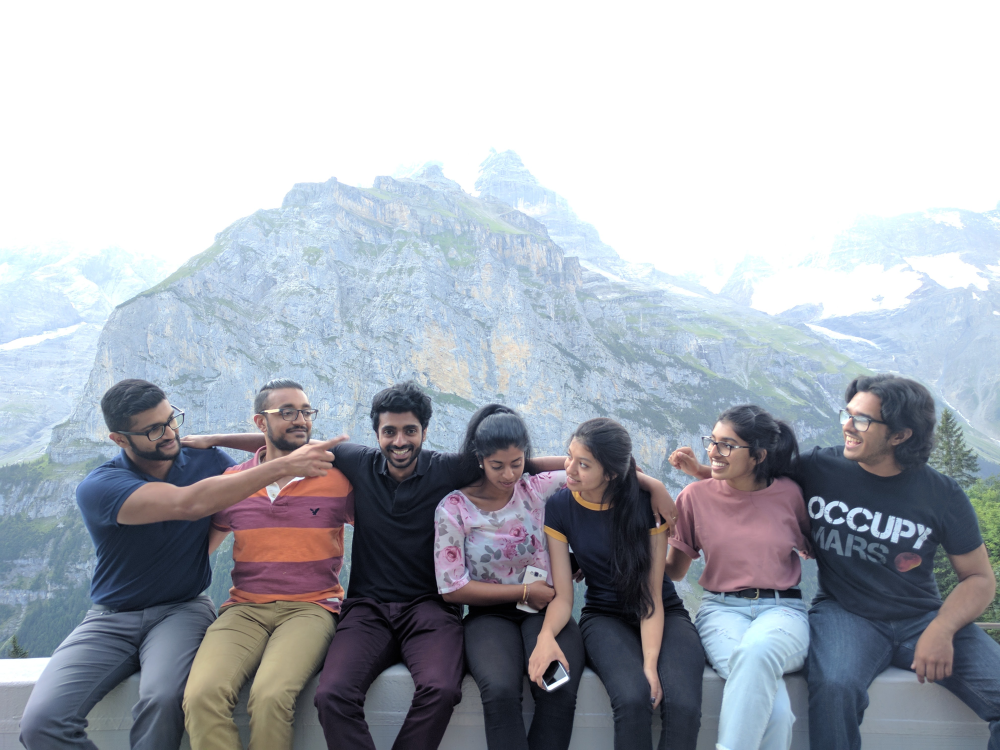
#> input picture 2017-08-07/01.png, 2000 x 1500 px, found by its file name (shown at 1/2 size)
$ python thumbnail.py 2017-08-07/01.png
#> lines starting #> are read from the running program, lines starting #| are printed output that depends on the picture
import os
from PIL import Image
import sys

if len(sys.argv) < 2:
  print('pass in a date')
  sys.exit(1)

date = sys.argv[1]
root = os.getcwd()

image = Image.open(f'{root}/{date}/01.png')
#> image is the input picture: PIL image 2000x1500 RGBA; mean R, G, B, A 169.9, 174.6, 183.1, 255
width, height = image.size
#> width = 2000; height = 1500
cropped_width = 300
cropped_height = 400

scale = max(cropped_width/width, cropped_height/height)
#> scale = 0.267
final_size = (width * scale, height * scale)
#> final_size = (533.3, 400)

image.thumbnail(final_size)
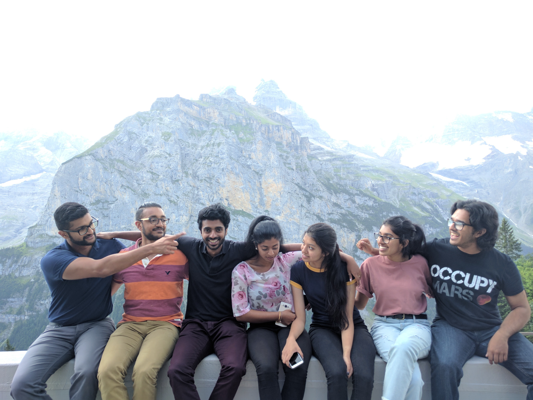
#> image: PIL image 533x400 RGBA; mean R, G, B, A 169.9, 174.6, 183.1, 255

image.save(f'{root}/{date}/thumbnail.png')

$ run again, with 2017-08-07/02.png copied over 2017-08-07/01.png
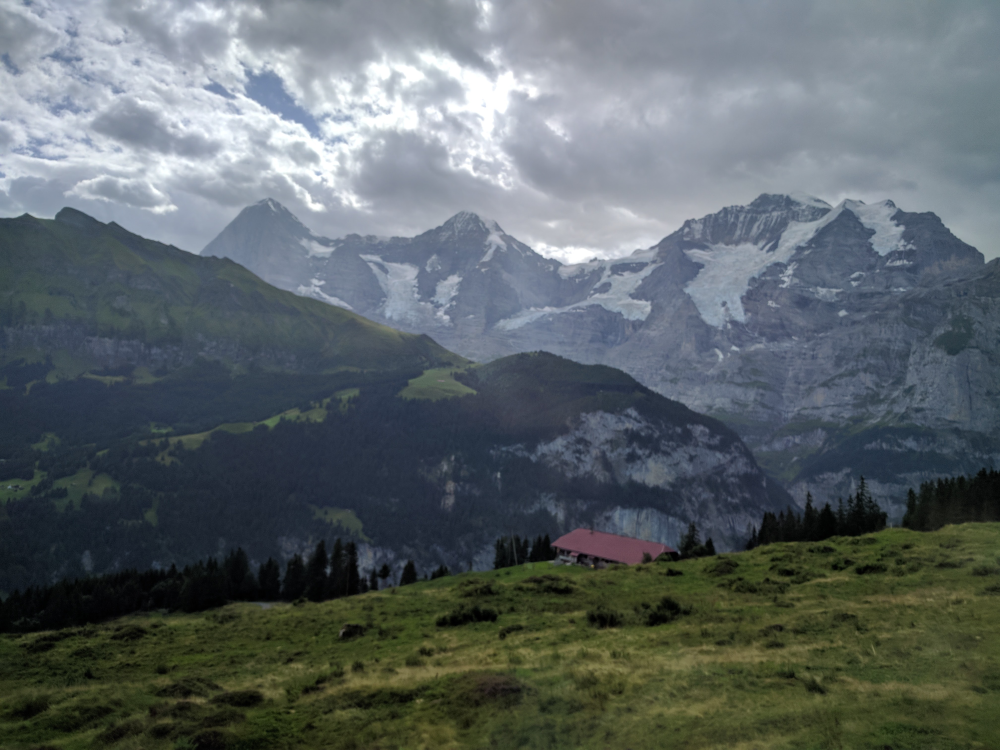
#> input picture 2017-08-07/02.png, 2000 x 1500 px, found by its file name (shown at 1/2 size)
#> image is the input picture: PIL image 2000x1500 RGBA; mean R, G, B, A 92.6, 100.9, 103.6, 255
#> `image.thumbnail(final_size)`:
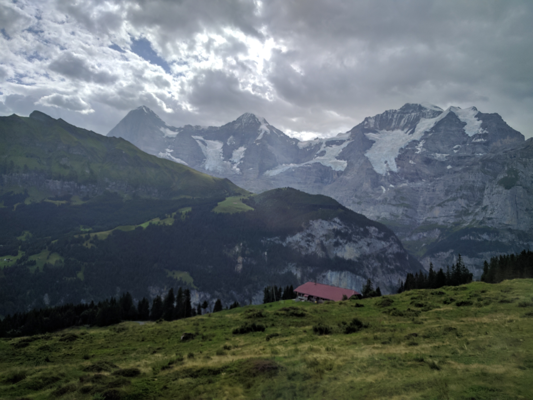
#> image: PIL image 533x400 RGBA; mean R, G, B, A 92.6, 100.9, 103.6, 255

$ run again, with 2017-08-07/03.png copied over 2017-08-07/01.png
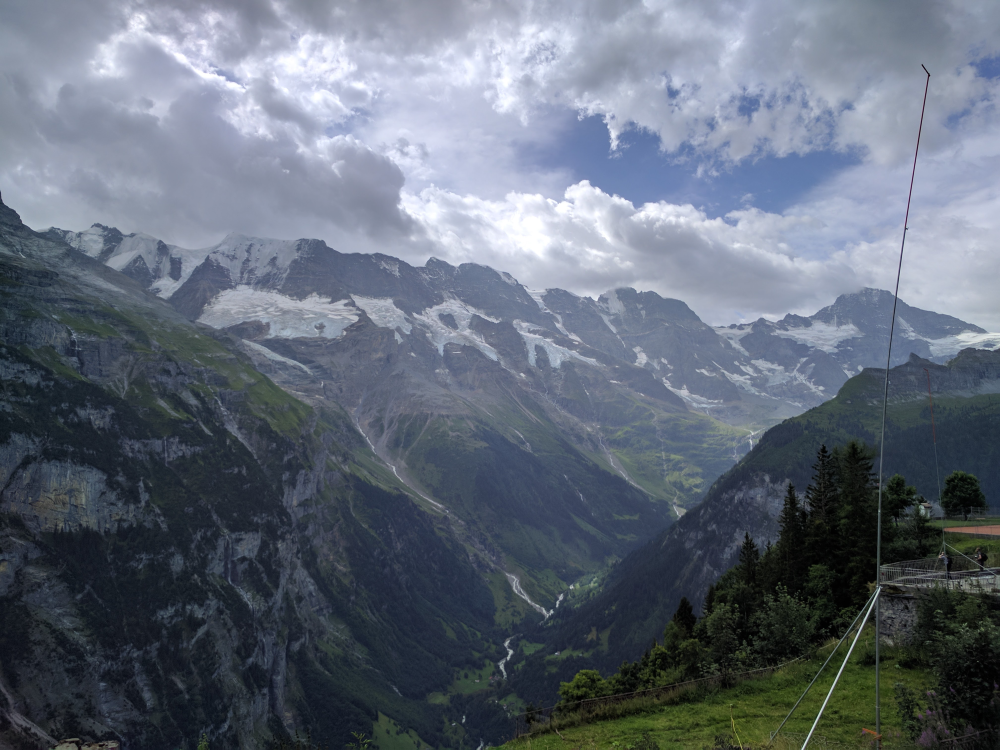
#> input picture 2017-08-07/03.png, 2000 x 1500 px, found by its file name (shown at 1/2 size)
#> image is the input picture: PIL image 2000x1500 RGBA; mean R, G, B, A 97.9, 106.4, 119.7, 255
#> `image.thumbnail(final_size)`:
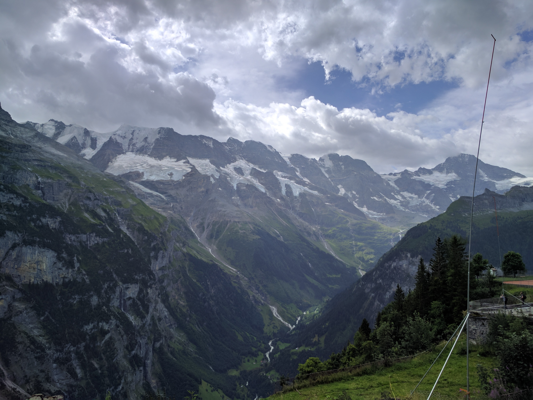
#> image: PIL image 533x400 RGBA; mean R, G, B, A 97.9, 106.4, 119.7, 255

$ run again, with 2017-08-07/07.png copied over 2017-08-07/01.png
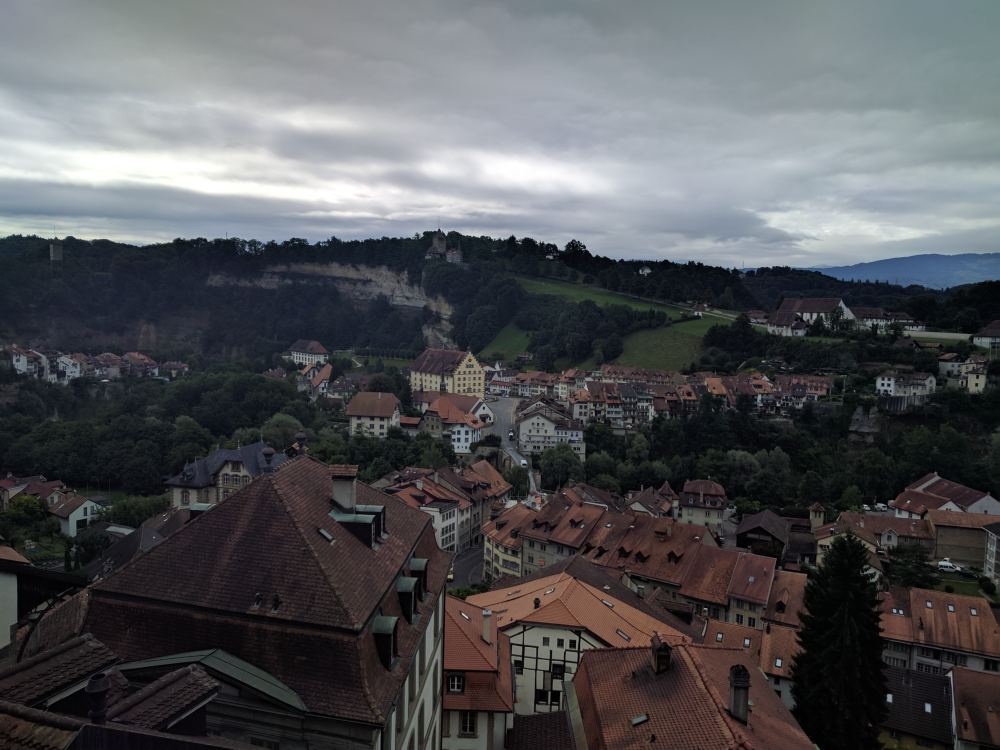
#> input picture 2017-08-07/07.png, 2000 x 1500 px, found by its file name (shown at 1/2 size)
#> image is the input picture: PIL image 2000x1500 RGBA; mean R, G, B, A 82.6, 83.7, 86.7, 255
#> `image.thumbnail(final_size)`:
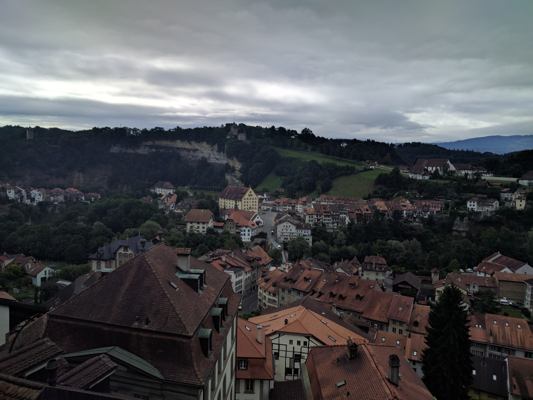
#> image: PIL image 533x400 RGBA; mean R, G, B, A 82.6, 83.7, 86.7, 255
